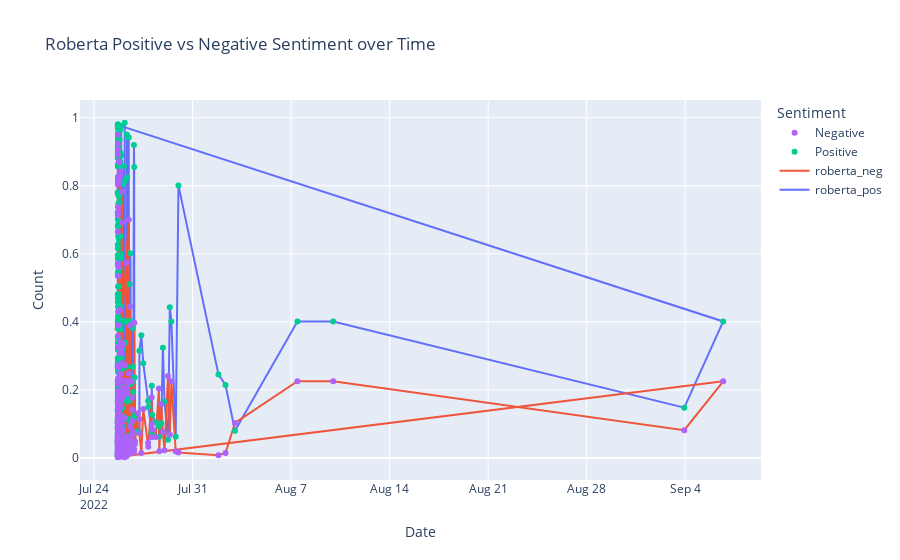
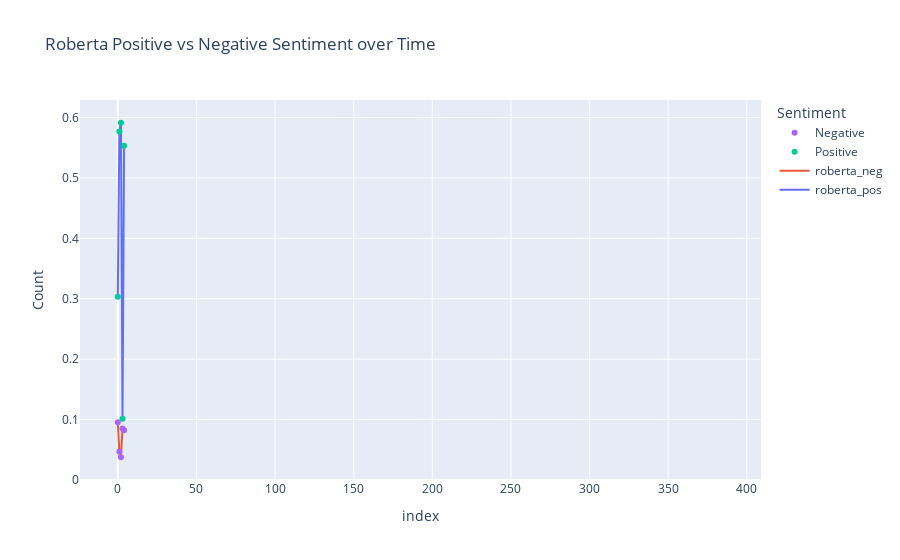

The cell these charts' notebook holds for them, in order:
### Code cell
torch.backends.cudnn.benchmark = False
MODEL = f"cardiffnlp/twitter-roberta-base-sentiment-latest"
tokenizer = AutoTokenizer.from_pretrained(MODEL)
config = AutoConfig.from_pretrained(MODEL)
model = AutoModelForSequenceClassification.from_pretrained(MODEL)









def update_selected_post_data(selected_post):
    matching_rows = (selected_post['Username'] == 'maisiehpeters') | (selected_post['Username'] == 'Maisie Peters')

    if matching_rows.any():
        # print('The data have replies from the artists')
        text = "The data have replies from the artists"
        width = len(text) + 4
        print('╔' + '═' * width + '╗')
        print('║  ' + text + '  ║')
        print('╚' + '═' * width + '╝')
        
        selected_post_without_reply = selected_post[~matching_rows]
        selected_post_only_with_artist_reply = selected_post[matching_rows]
        selected_post_have_no_reply = None
    else:
        # print('The data have No replies from the artists')
        text = "The data have No replies from the artists"
        width = len(text) + 4
        print('╔' + '═' * width + '╗')
        print('║  ' + text + '  ║')
        print('╚' + '═' * width + '╝')
      
        selected_post_without_reply = None
        selected_post_only_with_artist_reply = None
        selected_post_have_no_reply = selected_post

    return selected_post_without_reply, selected_post_only_with_artist_reply, selected_post_have_no_reply

# Update the other variables based on the changes in the selected_post DataFrame
selected_post_without_reply, selected_post_only_with_artist_reply, selected_post_have_no_reply = update_selected_post_data(selected_post)






print('--------------------------------------------------------------------------------------------------------------------')






# Define the sentiment labels
sentiment_labels = ['roberta_neg', 'roberta_neu', 'roberta_pos']

# Initialize an empty list to store the sentiment dictionaries
sentiment_scores_list = []

# Choose the non-empty variable dynamically
selected_post = None
if selected_post_without_reply is not None and not selected_post_without_reply.empty:
    selected_post = selected_post_without_reply
elif selected_post_have_no_reply is not None and not selected_post_have_no_reply.empty:
    selected_post = selected_post_have_no_reply
if selected_post is not None:
    # Iterate through each text in the selected variable
    for text in tqdm(selected_post['Comment Text'], total=len(selected_post)):
        if isinstance(text, str):  # Check if the value is a string
            try:
                text = preprocess1(text)
                text = preprocess(text)
                encoded_text = tokenizer(text, return_tensors='pt')
                output = model(**encoded_text)
                scores = output[0][0].detach().numpy()  # Applying softmax
                scores = softmax(scores)
                scores_dict = {label: score for label, score in zip(sentiment_labels, scores)}
                sentiment_scores_list.append(scores_dict)
            except RuntimeError:
                print(f'Broke for text: {text}')
        else:
            print(f'Skipped non-string value: {text}')

    # Convert the list of sentiment dictionaries to a DataFrame
    sentiment_df = pd.DataFrame(sentiment_scores_list)

    # Concatenate the selected variable DataFrame with the sentiment scores DataFrame
    data_with_sentiment = pd.concat([selected_post, sentiment_df], axis=1)
    data_with_sentiment.isnull().sum()
    data_with_sentiment = data_with_sentiment.dropna()
    data_with_sentiment.isnull().sum()
    
else:
    print("Both selected variables are empty.")




# Custom function to determine sentiment label
def get_sentiment(row):
    max_score = max(row['roberta_neg'], row['roberta_neu'], row['roberta_pos'])
    if max_score == row['roberta_neg']:
        return 'negative'
    elif max_score == row['roberta_neu']:
        return 'positive'
    else:
        return 'positive'

# Apply the custom function to create the 'sentiment' column
data_with_sentiment['sentiment'] = data_with_sentiment.apply(get_sentiment, axis=1)
selected_columns = ['User Id', 'Username', 'Comment Text', 'Date','sentiment']
sentiment_Rising_selected = data_with_sentiment[selected_columns]

print('--------------------------------------------------------------------------------------------------------------------')


sentiment_counts = sentiment_Rising_selected['sentiment'].value_counts()
sentiment_counts


#Calculate the percentage of each sentiment
total_samples = len(sentiment_Rising_selected)
sentiment_percentages = (sentiment_counts / total_samples) * 100


plt.figure(figsize=(8, 6))
sns.set(style="whitegrid")
sns.barplot(x=sentiment_percentages.index, y=sentiment_percentages.values, palette="pastel")

# Add labels and title
plt.xlabel('Sentiment')
plt.ylabel('Percentage')
plt.title('Sentiment Distribution')

# Display percentages on the bars
for index, value in enumerate(sentiment_percentages):
    plt.text(index, value + 1, f'{value:.2f}%', ha='center')

# Show the plot
plt.show()

print('--------------------------------------------------------------------------------------------------------------------')

# Create a pie chart
plt.figure(figsize=(8, 6))
colors = sns.color_palette('pastel')
plt.pie(sentiment_percentages, labels=sentiment_percentages.index, autopct='%.2f%%', colors=colors, startangle=140)
plt.title('Sentiment Distribution for selected post')

# Equal aspect ratio ensures that pie is drawn as a circle.
plt.axis('equal')

# Show the plot
plt.show()


data_with_sentiment.set_index('Date', inplace=True)
data_with_sentiment.index = pd.to_datetime(data_with_sentiment.index)

print('--------------------------------------------------------------------------------------------------------------------')






time_plot = data_with_sentiment[['roberta_pos', 'roberta_neg']]
import plotly.express as px
import plotly.express as px
import plotly.graph_objects as go

# Create an interactive line plot using Plotly
fig = px.line(time_plot, x=time_plot.index, y=['roberta_pos', 'roberta_neg'], labels={'x': 'Date', 'value': 'Count'},
              title='Roberta Positive vs Negative Sentiment over Time')
fig.update_layout(legend_title_text='Sentiment', legend_traceorder='reversed')

# Add scatter markers on top of the lines
scatter_pos = go.Scatter(x=time_plot.index, y=time_plot['roberta_pos'], mode='markers', name='Positive')
scatter_neg = go.Scatter(x=time_plot.index, y=time_plot['roberta_neg'], mode='markers', name='Negative')

fig.add_trace(scatter_pos)
fig.add_trace(scatter_neg)

# Enable zooming feature
fig.show(config={'scrollZoom': True})



print('--------------------------------------------------------------------------------------------------------------------')




selected_post_only_with_artist_reply




if selected_post_only_with_artist_reply is not None and not selected_post_only_with_artist_reply.empty:
    text = "The selected post have replies from the Artists "
    width = len(text) + 4
    print('╔' + '═' * width + '╗')
    print('║  ' + text + '  ║')
    print('╚' + '═' * width + '╝')
    selected_post_only_with_artist_reply.shape[0]
    print("Total number of replies:", selected_post_only_with_artist_reply.shape[0])
    print("Replies /n ", selected_post_only_with_artist_reply['Comment Text'])


    # Define the sentiment labels
    sentiment_labels = ['roberta_neg', 'roberta_neu', 'roberta_pos']

    # Initialize an empty list to store the sentiment dictionaries
    sentiment_scores_list = []

    # Iterate through each text in the 'Comment Text' column
    for text in tqdm(selected_post_only_with_artist_reply['Comment Text'], total=len(selected_post_only_with_artist_reply)):
        if isinstance(text, str):  # Check if the value is a string
            try:
                text = preprocess1(text)
                text = preprocess(text)
                encoded_text = tokenizer(text, return_tensors='pt')
                output = model(**encoded_text)
                scores = output[0][0].detach().numpy()  # Applying softmax
                scores = softmax(scores)
                scores_dict = {label: score for label, score in zip(sentiment_labels, scores)}
                sentiment_scores_list.append(scores_dict)
            except RuntimeError:
                print(f'Broke for text: {text}')
        else:
            print(f'Skipped non-string value: {text}')

    # Convert the list of sentiment dictionaries to a DataFrame
    sentiment_scores_df_reply_A = pd.DataFrame(sentiment_scores_list)

    # Concatenate the original DataFrame with the sentiment scores DataFrame
    data_with_sentiment_Artist_reply = pd.concat([selected_post_only_with_artist_reply, sentiment_scores_df_reply_A], axis=1)



    # Custom function to determine sentiment label
    def get_sentiment(row):
        max_score = max(row['roberta_neg'], row['roberta_neu'], row['roberta_pos'])
        if max_score == row['roberta_neg']:
            return 'negative'
        elif max_score == row['roberta_neu']:
            return 'positive'
        else:
            return 'positive'

    # Apply the custom function to create the 'sentiment' column
    data_with_sentiment_Artist_reply['sentiment'] = data_with_sentiment_Artist_reply.apply(get_sentiment, axis=1)
    selected_columns = ['User Id', 'Username', 'Comment Text', 'Date','sentiment']
    sentiment_of_Artist_reply = data_with_sentiment_Artist_reply[selected_columns]
    sentiment_of_Artist_reply

    sentiment_counts = sentiment_of_Artist_reply['sentiment'].value_counts()
    sentiment_counts


    #Calculate the percentage of each sentiment
    total_samples = len(sentiment_of_Artist_reply)
    sentiment_percentages = (sentiment_counts / total_samples) * 100


    plt.figure(figsize=(8, 6))
    sns.set(style="whitegrid")
    sns.barplot(x=sentiment_percentages.index, y=sentiment_percentages.values, palette="pastel")

    # Add labels and title
    plt.xlabel('Sentiment')
    plt.ylabel('Percentage')
    plt.title('Sentiment Distribution')

    # Display percentages on the bars
    for index, value in enumerate(sentiment_percentages):
        plt.text(index, value + 1, f'{value:.2f}%', ha='center')

    # Show the plot
    plt.show()

    #----------------------------------------------------------------------------------------------------

    # Create a pie chart
    plt.figure(figsize=(8, 6))
    colors = sns.color_palette('pastel')
    plt.pie(sentiment_percentages, labels=sentiment_percentages.index, autopct='%.2f%%', colors=colors, startangle=140)
    plt.title('Sentiment Distribution')

    # Equal aspect ratio ensures that pie is drawn as a circle.
    plt.axis('equal')

    # Show the plot
    plt.show()





    time_plot1 = data_with_sentiment_Artist_reply[['roberta_pos', 'roberta_neg']]
    import plotly.express as px
    import plotly.express as px
    import plotly.graph_objects as go

    # Create an interactive line plot using Plotly
    fig = px.line(time_plot1, x=time_plot1.index, y=['roberta_pos', 'roberta_neg'], labels={'x': 'Date', 'value': 'Count'},
                title='Roberta Positive vs Negative Sentiment over Time')
    fig.update_layout(legend_title_text='Sentiment', legend_traceorder='reversed')

    # Add scatter markers on top of the lines
    scatter_pos = go.Scatter(x=time_plot1.index, y=time_plot1['roberta_pos'], mode='markers', name='Positive')
    scatter_neg = go.Scatter(x=time_plot1.index, y=time_plot1['roberta_neg'], mode='markers', name='Negative')

    fig.add_trace(scatter_pos)
    fig.add_trace(scatter_neg)

    # Enable zooming feature
    fig.show(config={'scrollZoom': True})







else:
    text = "The selected post has no replies from the Artists, Therefore, no further analysis of  Artist's reply  "
    width = len(text) + 4
    print('╔' + '═' * width + '╗')
    print('║  ' + text + '  ║')
    print('╚' + '═' * width + '╝')

### Figure 1 — Plotly figure (JSON) as saved in the notebook; plotly's stock layout.template omitted (floating-point values rounded to 4 significant figures; data arrays with more than 128 entries replaced by an {"elided": "..."} marker saying what was removed)
{"data": [{"hovertemplate": "variable=roberta_pos<br>Date=%{x}<br>Count=%{y}<extra></extra>", "legendgroup": "roberta_pos", "line": {"color": "#636efa", "dash": "solid"}, "marker": {"symbol": "circle"}, "mode": "lines", "name": "roberta_pos", "orientation": "v", "showlegend": true, "type": "scatter", "x": {"elided": "379 str values"}, "xaxis": "x", "y": {"elided": "379 float values"}, "yaxis": "y"}, {"hovertemplate": "variable=roberta_neg<br>Date=%{x}<br>Count=%{y}<extra></extra>", "legendgroup": "roberta_neg", "line": {"color": "#EF553B", "dash": "solid"}, "marker": {"symbol": "circle"}, "mode": "lines", "name": "roberta_neg", "orientation": "v", "showlegend": true, "type": "scatter", "x": {"elided": "379 str values"}, "xaxis": "x", "y": {"elided": "379 float values"}, "yaxis": "y"}, {"mode": "markers", "name": "Positive", "type": "scatter", "x": {"elided": "379 str values"}, "y": {"elided": "379 float values"}}, {"mode": "markers", "name": "Negative", "type": "scatter", "x": {"elided": "379 str values"}, "y": {"elided": "379 float values"}}], "layout": {"legend": {"title": {"text": "Sentiment"}, "tracegroupgap": 0, "traceorder": "reversed"}, "title": {"text": "Roberta Positive vs Negative Sentiment over Time"}, "xaxis": {"anchor": "y", "domain": [0, 1], "title": {"text": "Date"}}, "yaxis": {"anchor": "x", "domain": [0, 1], "title": {"text": "Count"}}}}

### Figure 2 — Plotly figure (JSON) as saved in the notebook; plotly's stock layout.template omitted (floating-point values rounded to 4 significant figures)
{"data": [{"hovertemplate": "variable=roberta_pos<br>index=%{x}<br>Count=%{y}<extra></extra>", "legendgroup": "roberta_pos", "line": {"color": "#636efa", "dash": "solid"}, "marker": {"symbol": "circle"}, "mode": "lines", "name": "roberta_pos", "orientation": "v", "showlegend": true, "type": "scatter", "x": [378, 379, 380, 382, 385, 0, 1, 2, 3, 4], "xaxis": "x", "y": [null, null, null, null, null, 0.3033, 0.5768, 0.5914, 0.1011, 0.5531], "yaxis": "y"}, {"hovertemplate": "variable=roberta_neg<br>index=%{x}<br>Count=%{y}<extra></extra>", "legendgroup": "roberta_neg", "line": {"color": "#EF553B", "dash": "solid"}, "marker": {"symbol": "circle"}, "mode": "lines", "name": "roberta_neg", "orientation": "v", "showlegend": true, "type": "scatter", "x": [378, 379, 380, 382, 385, 0, 1, 2, 3, 4], "xaxis": "x", "y": [null, null, null, null, null, 0.09525, 0.04643, 0.03751, 0.08492, 0.08241], "yaxis": "y"}, {"mode": "markers", "name": "Positive", "type": "scatter", "x": [378, 379, 380, 382, 385, 0, 1, 2, 3, 4], "y": [null, null, null, null, null, 0.3033, 0.5768, 0.5914, 0.1011, 0.5531]}, {"mode": "markers", "name": "Negative", "type": "scatter", "x": [378, 379, 380, 382, 385, 0, 1, 2, 3, 4], "y": [null, null, null, null, null, 0.09525, 0.04643, 0.03751, 0.08492, 0.08241]}], "layout": {"legend": {"title": {"text": "Sentiment"}, "tracegroupgap": 0, "traceorder": "reversed"}, "title": {"text": "Roberta Positive vs Negative Sentiment over Time"}, "xaxis": {"anchor": "y", "domain": [0, 1], "title": {"text": "index"}}, "yaxis": {"anchor": "x", "domain": [0, 1], "title": {"text": "Count"}}}}
